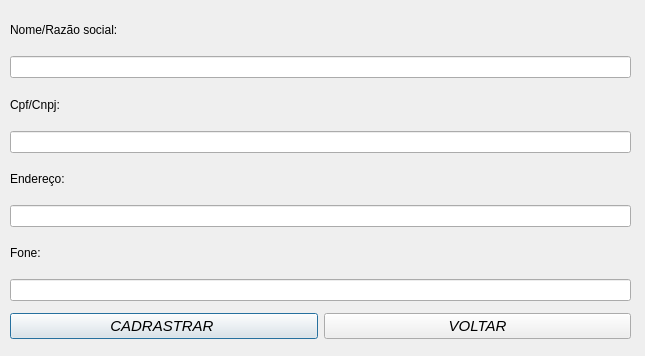
<?xml version="1.0" encoding="UTF-8"?>
<ui version="4.0">
 <class>CadrastroCliente</class>
 <widget class="QDialog" name="CadrastroCliente">
  <property name="geometry">
   <rect>
    <x>0</x>
    <y>0</y>
    <width>645</width>
    <height>356</height>
   </rect>
  </property>
  <property name="windowTitle">
   <string>Dialog</string>
  </property>
  <widget class="QWidget" name="layoutWidget">
   <property name="geometry">
    <rect>
     <x>10</x>
     <y>10</y>
     <width>621</width>
     <height>291</height>
    </rect>
   </property>
   <layout class="QVBoxLayout" name="verticalLayout">
    <item>
     <widget class="QLabel" name="label">
      <property name="text">
       <string>Nome/Razão social:</string>
      </property>
     </widget>
    </item>
    <item>
     <widget class="QLineEdit" name="linenome"/>
    </item>
    <item>
     <widget class="QLabel" name="label_2">
      <property name="text">
       <string>Cpf/Cnpj:</string>
      </property>
     </widget>
    </item>
    <item>
     <widget class="QLineEdit" name="linecpf"/>
    </item>
    <item>
     <widget class="QLabel" name="label_5">
      <property name="text">
       <string>Endereço:</string>
      </property>
     </widget>
    </item>
    <item>
     <widget class="QLineEdit" name="lineendereco"/>
    </item>
    <item>
     <widget class="QLabel" name="label_3">
      <property name="text">
       <string>Fone:</string>
      </property>
     </widget>
    </item>
    <item>
     <widget class="QLineEdit" name="linefone"/>
    </item>
   </layout>
  </widget>
  <widget class="QWidget" name="">
   <property name="geometry">
    <rect>
     <x>10</x>
     <y>310</y>
     <width>621</width>
     <height>32</height>
    </rect>
   </property>
   <layout class="QHBoxLayout" name="horizontalLayout">
    <item>
     <widget class="QPushButton" name="cadrastrarButton">
      <property name="font">
       <font>
        <pointsize>11</pointsize>
        <weight>50</weight>
        <italic>true</italic>
        <bold>false</bold>
       </font>
      </property>
      <property name="text">
       <string>CADRASTRAR </string>
      </property>
     </widget>
    </item>
    <item>
     <widget class="QPushButton" name="cancelarButton">
      <property name="font">
       <font>
        <pointsize>11</pointsize>
        <weight>50</weight>
        <italic>true</italic>
        <bold>false</bold>
       </font>
      </property>
      <property name="text">
       <string>VOLTAR</string>
      </property>
     </widget>
    </item>
   </layout>
  </widget>
 </widget>
 <resources/>
 <connections/>
</ui>
